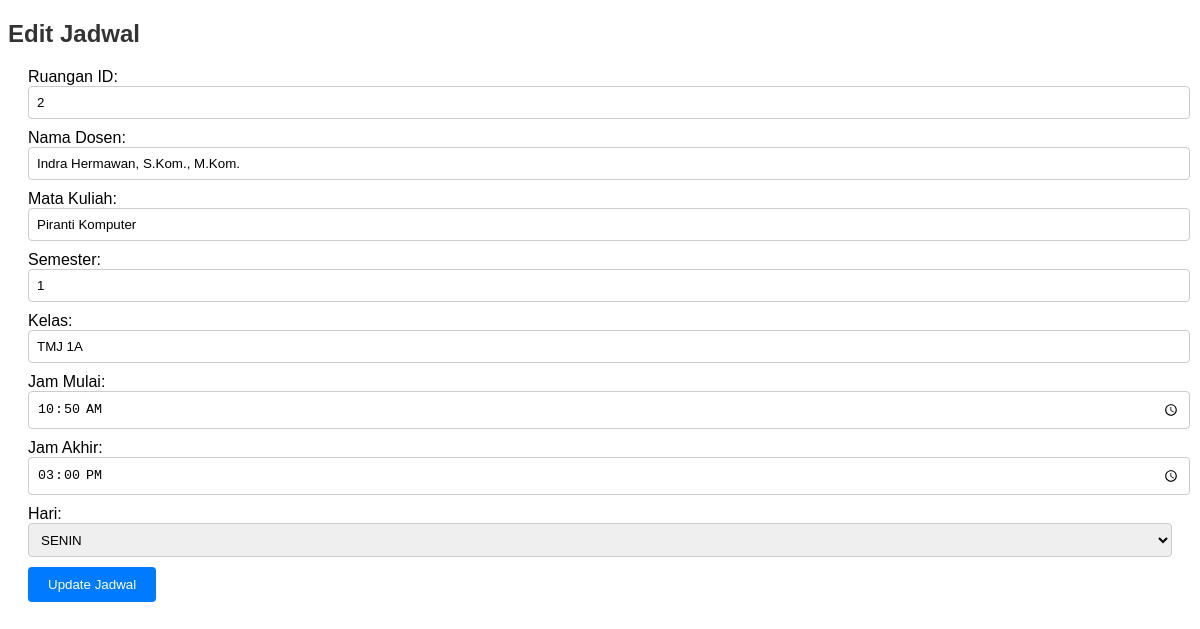
The app's page /edit_jadwal.php?jadwal_id=2, older data.
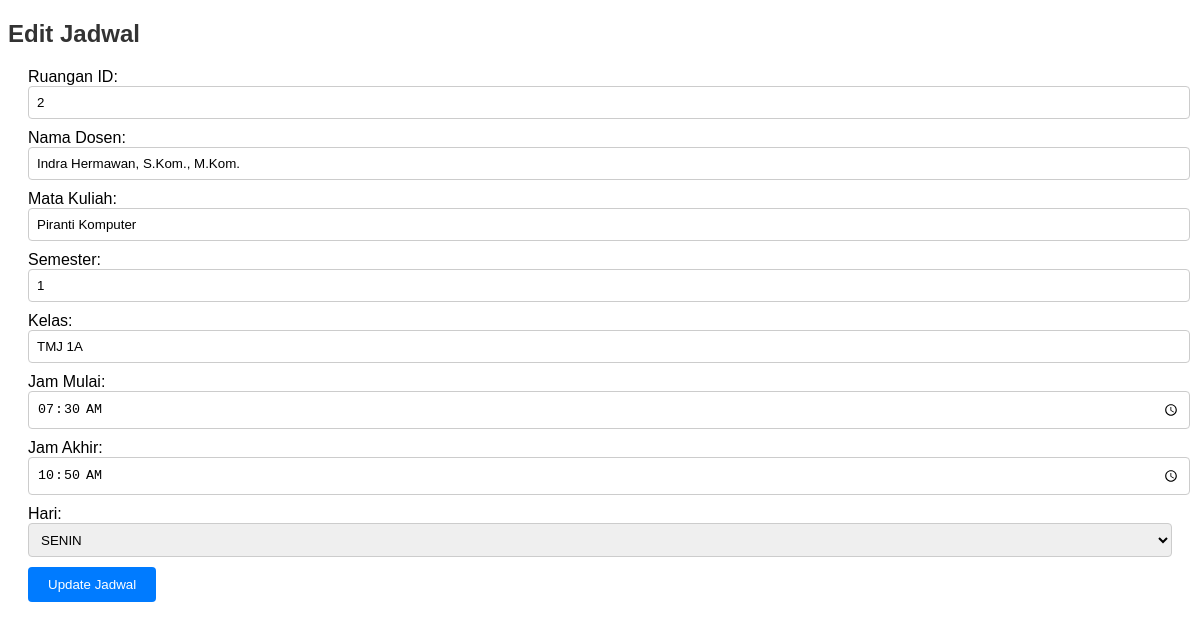
The same page, newer data.
### tables this page shows
CREATE TABLE `jadwal` (
  `jadwal_id` int(11) NOT NULL,
  `ruangan_id` int(11) DEFAULT NULL,
  `nama_dosen` varchar(100) DEFAULT NULL,
  `nama_mata_kuliah` varchar(100) DEFAULT NULL,
  `smt` varchar(10) DEFAULT NULL,
  `kelas` varchar(10) DEFAULT NULL,
  `jam_mulai` time DEFAULT NULL,
  `jam_akhir` time DEFAULT NULL,
  `hari` varchar(10) DEFAULT NULL,
  `urutan_hari` int(11) DEFAULT NULL
);

### edit_jadwal.php (the view, shortened to what this page needs)
<?php
include 'connection.php';
if(isset($_GET['jadwal_id'])){
    $jadwal_id = $_GET['jadwal_id'];
    $query = "SELECT * FROM jadwal WHERE jadwal_id = $jadwal_id";
    $result = mysqli_query($conn, $query);
    if($result) {
        $jadwal = mysqli_fetch_assoc($result);
    } else {
        die("Error: Data tidak ditemukan.");
    }
} else {
    header('Location: jadwal.php');
    exit;
}
?>
<!DOCTYPE html>
<html lang="id">
<head>
</head>
<body>
    <h2>Edit Jadwal</h2>
    <form method="POST">
        Ruangan ID: <input type="text" name="ruangan_id" value="<?php echo $jadwal['ruangan_id']; ?>"/><br>
        Nama Dosen: <input type="text" name="nama_dosen" value="<?php echo $jadwal['nama_dosen']; ?>"/><br>
        Mata Kuliah: <input type="text" name="nama_mata_kuliah" value="<?php echo $jadwal['nama_mata_kuliah']; ?>"/><br>
        Semester: <input type="text" name="smt" value="<?php echo $jadwal['smt']; ?>"/><br>
        Kelas: <input type="text" name="kelas" value="<?php echo $jadwal['kelas']; ?>"/><br>
        Jam Mulai: <input type="time" name="jam_mulai" value="<?php echo $jadwal['jam_mulai']; ?>"/><br>
        Jam Akhir: <input type="time" name="jam_akhir" value="<?php echo $jadwal['jam_akhir']; ?>"/><br>
        Hari:
        <select name="hari">
            <?php
            $hari = ['SENIN', 'SELASA', 'RABU', 'KAMIS', 'JUMAT', 'SABTU'];
            foreach ($hari as $h) {
                echo "<option value='$h'" . ($jadwal['hari'] == $h ? " selected" : "") . ">$h</option>";
            }
            ?>
        </select><br>
        <input type="submit" value="Update Jadwal"/>
    </form>
</body>
</html>

Row changes from the older to the newer data that the page shows:
changed jadwal "Indra Hermawan, S.Kom., M.Kom.": jam_mulai "10:50:00" → "07:30:00"; jam_akhir "15:00:00" → "10:50:00"
